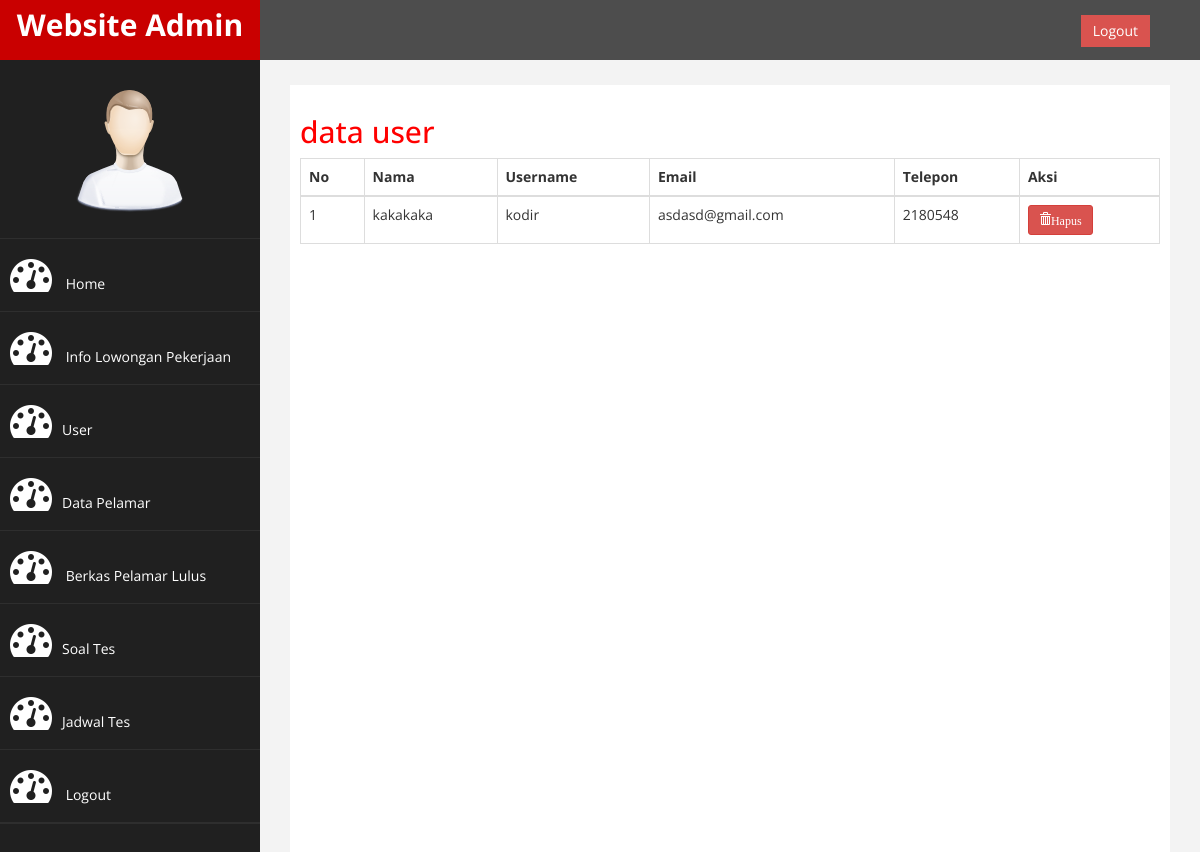
Page /admin/index.php?halaman=user (signed in) on the earlier database version.
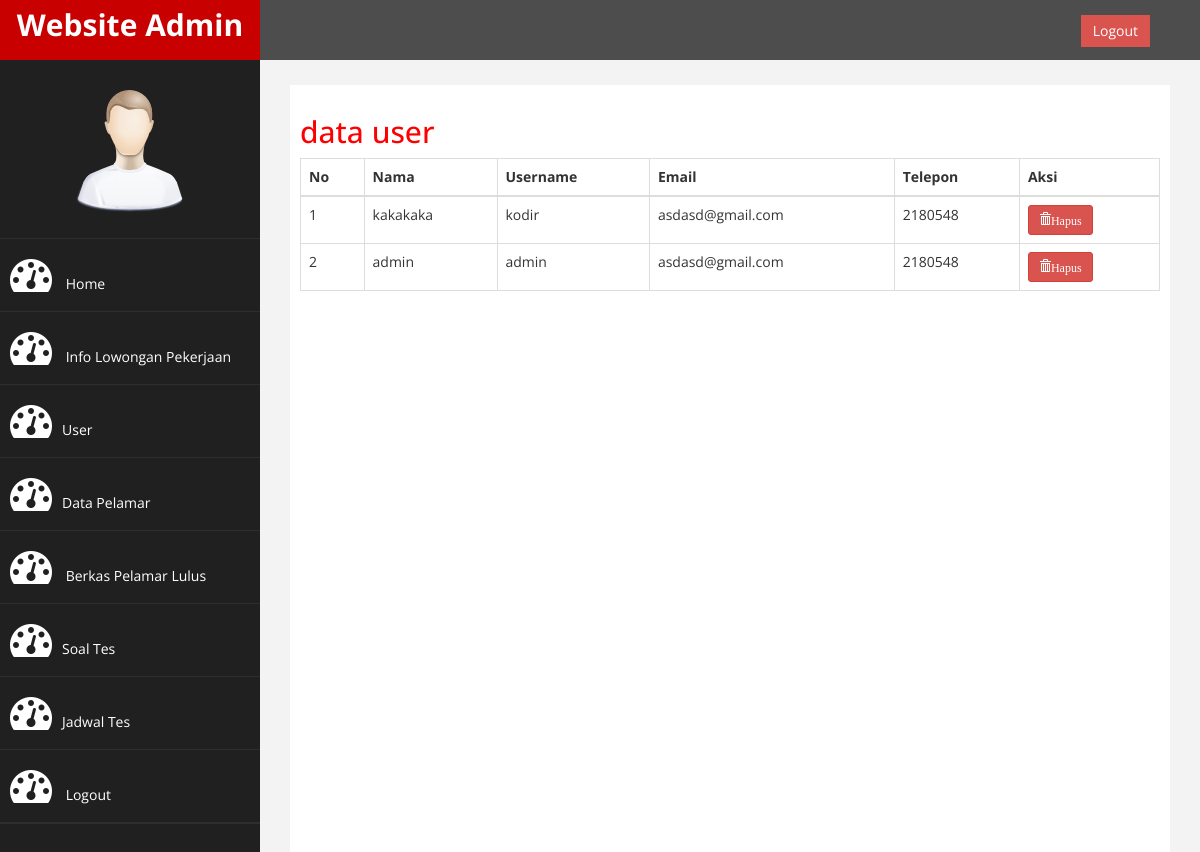
Same page on the later database version.
### tables this page shows
CREATE TABLE IF NOT EXISTS `user` (
  `id_user` int(15) NOT NULL AUTO_INCREMENT,
  `nama` varchar(30) NOT NULL,
  `username` varchar(35) NOT NULL,
  `password` varchar(20) NOT NULL,
  `confirm_password` varchar(20) NOT NULL,
  `email` varchar(20) NOT NULL,
  `no_telp` varchar(20) NOT NULL,
  PRIMARY KEY (`id_user`)
);

### admin/user.php (the view)
<h2>data user</h2>
<table class="table table-bordered">
	<thead>
		<tr>
			<th>
				No
			</th>
			<th>
				Nama
			</th>
			<th>
				Username
			</th>
			<th>
				Email
			</th>
			<th>
				Telepon
			</th>
			<th>
				Aksi
			</th>
		</tr>
	</thead>
	<tbody>
		<?php $nomor=1; ?>
		<?php $ambil = $koneksi->query("SELECT * FROM user"); ?>
		<?php while($pecah = $ambil->fetch_assoc()) { ?>
		<tr>
			<td><?php echo $nomor; ?></td>
			<td><?php echo $pecah['nama']; ?></td>
			<td><?php echo $pecah['username']; ?></td>
			<td><?php echo $pecah['email']; ?></td>
			<td><?php echo $pecah['no_telp']; ?></td>
			<td>
				<a href="index.php?halaman=hapusdatauser&id=<?php echo $pecah['id_user']; ?>" class="btn btn-danger btn-sm"><i class="glyphicon glyphicon-trash">Hapus</i></a>
			</td>
		</tr>
		<?php $nomor++; ?>
		<?php } ?>
	</tbody>
</table>

Differences in the rows shown:
added user: nama "admin", username "admin", email "asdasd@gmail.com", no_telp "2180548"
